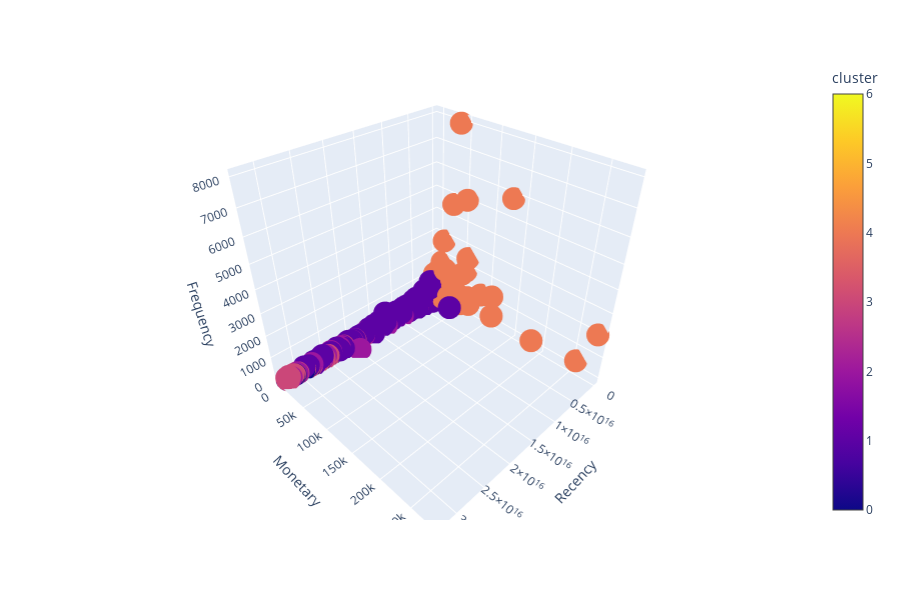

The code cell stored with this chart in its notebook:
### Code cell
import plotly.express as px
fig = px.scatter_3d(rfm_table, x="Recency", z="Frequency", y="Monetary", color="cluster")
fig.show()

### Figure 1 — Plotly figure (JSON) as saved in the notebook; plotly's stock layout.template omitted (floating-point values rounded to 4 significant figures; data arrays with more than 128 entries replaced by an {"elided": "..."} marker saying what was removed)
{"data": [{"hoverlabel": {"namelength": 0}, "hovertemplate": "Recency=%{x}<br>Monetary=%{y}<br>Frequency=%{z}<br>cluster=%{marker.color}", "legendgroup": "", "marker": {"color": {"elided": "4372 int values"}, "coloraxis": "coloraxis", "symbol": "circle"}, "mode": "markers", "name": "", "scene": "scene", "showlegend": false, "type": "scatter3d", "x": {"elided": "4372 int values"}, "y": {"elided": "4372 float values"}, "z": {"elided": "4372 int values"}}], "layout": {"coloraxis": {"colorbar": {"title": {"text": "cluster"}}, "colorscale": [[0, "#0d0887"], [0.1111, "#46039f"], [0.2222, "#7201a8"], [0.3333, "#9c179e"], [0.4444, "#bd3786"], [0.5556, "#d8576b"], [0.6667, "#ed7953"], [0.7778, "#fb9f3a"], [0.8889, "#fdca26"], [1, "#f0f921"]]}, "height": 600, "legend": {"tracegroupgap": 0}, "margin": {"t": 60}, "scene": {"domain": {"x": [0, 0.98], "y": [0, 1]}, "xaxis": {"title": {"text": "Recency"}}, "yaxis": {"title": {"text": "Monetary"}}, "zaxis": {"title": {"text": "Frequency"}}}}}
